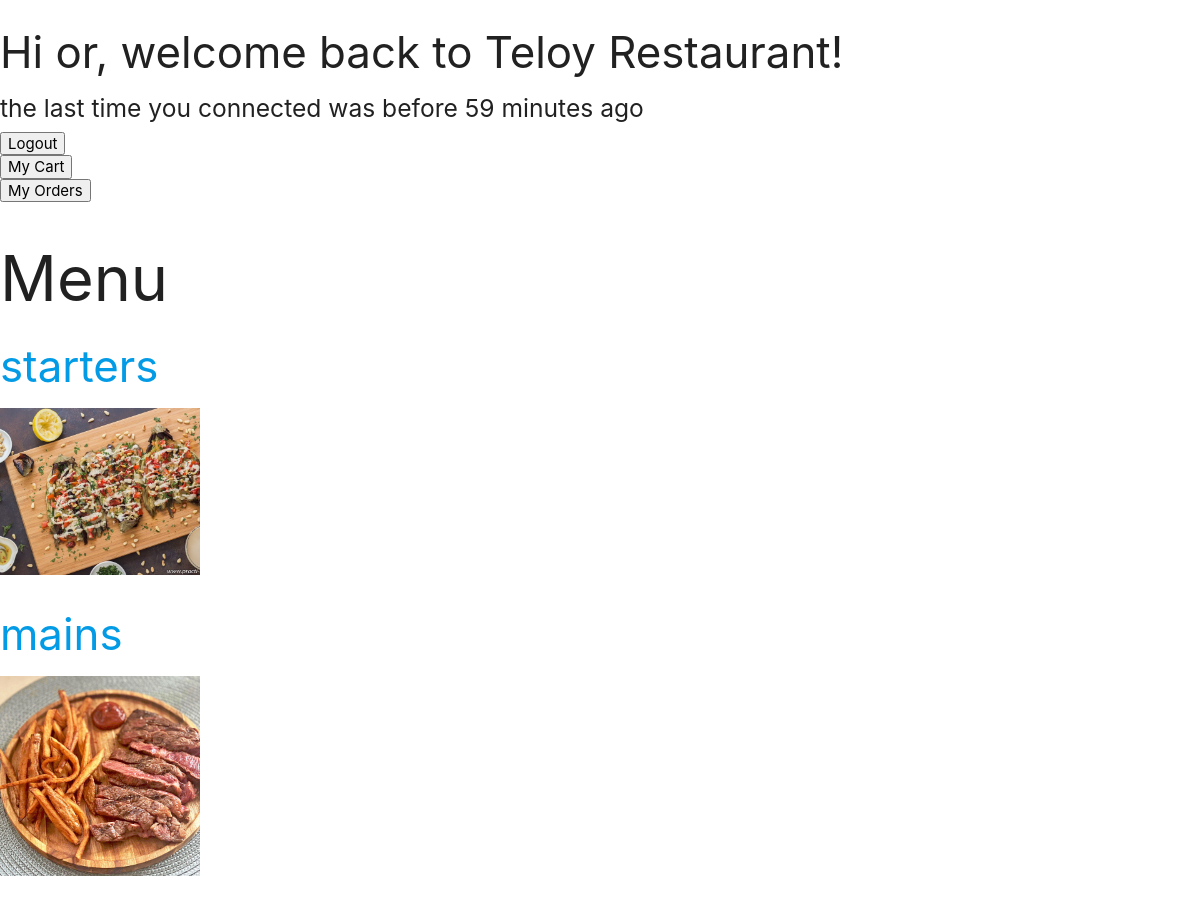
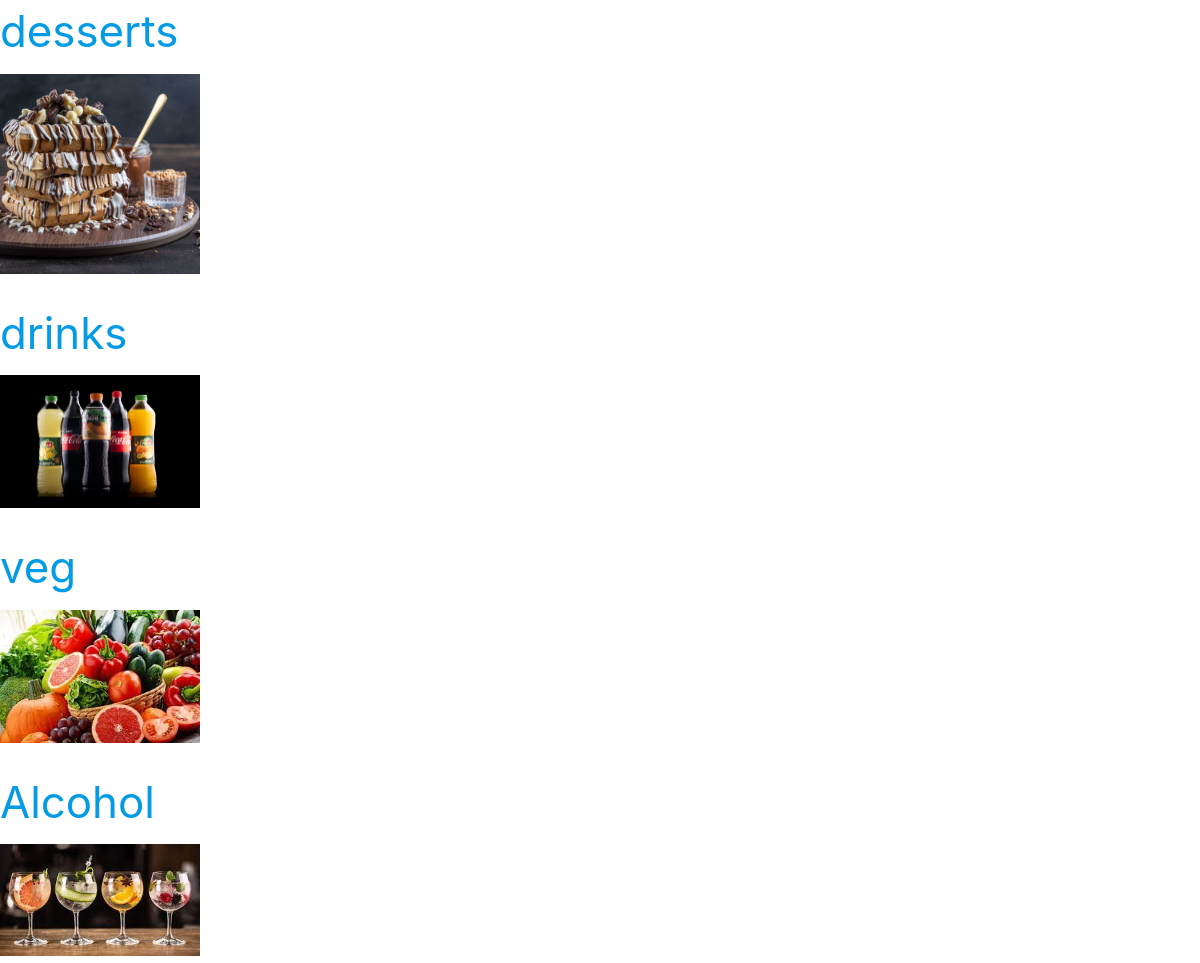
The app's page /menu/ (signed in) with its own data (2 pictures, top to bottom).
### food_ordering_guest/models.py (models this page shows)
class Category(models.Model):
  name = models.CharField(max_length=30)
  image = models.ImageField(upload_to='media/')

### food_ordering_guest/views.py (the view)
# urls.py: path('menu/',views.menu,name="menu"),
@login_required(login_url='login')
def menu(request):
  category_list = Category.objects.all()
  return render(request, 'menu.html', {'category_list': category_list})

### food_ordering_guest/templates/menu.html
{% extends 'layout.html' %}
{% load static %}
{% block content %}
  <h3>Hi {{request.user.username}}, welcome back to Teloy Restaurant! </h3>
  <h5>the last time you connected was before {{request.user.last_login | timesince}} ago </h5>
  <form action="/logout">
    <button type="submit">Logout</button>
  </form>
  <form action="/menu/cart">
    <button type="submit">My Cart</button>
  </form>
  <form action="/orders">
    <button type="submit">My Orders</button>
  </form>
  <h1> Menu </h1>
  {% for category in category_list %}
    <a href="{% url 'show-dishes' id=category.id  %}">
      <h3>{{ category.name }}</h3>
      <img src="{% static category.image %}" style="max-width:200px;">
    </a>
  {% endfor %}
{% endblock %}

### records on screen
Category: name "starters", image (picture)
Category: name "mains", image (picture)
Category: name "desserts", image (picture)
Category: name "drinks", image (picture)
Category: name "veg", image (picture)
Category: name "Alcohol", image (picture)

### other values on screen
{{ request.user.username }} "or"
{{ request.user.last_login | timesince }} "59 minutes"
